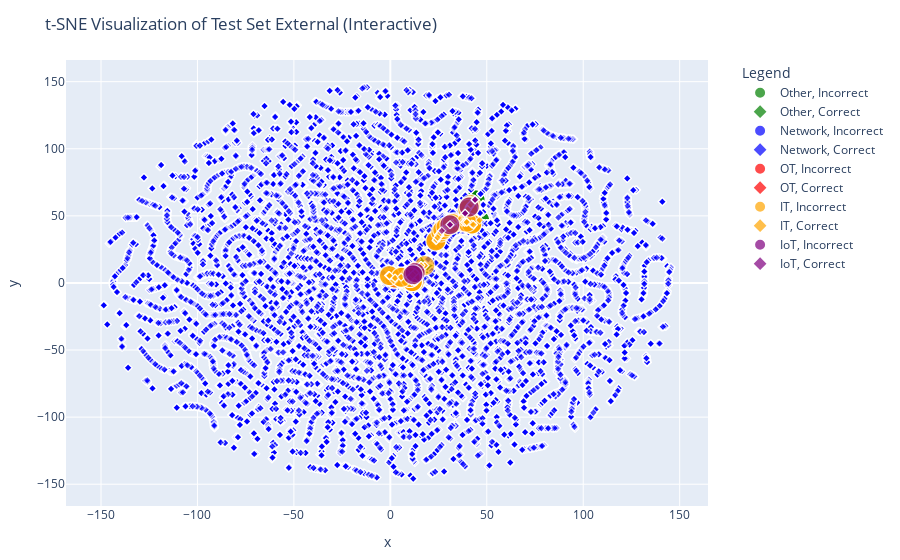

The cell this chart's notebook holds for it:
### Code cell
# Interactive TSNE, allows to zoom in/out
tsne_df['Correct Label'] = tsne_df['Correct'].map({True: 'Correct', False: 'Incorrect'})
tsne_df['Index'] = tsne_df.index  # Or assign a custom ID column
hover_data=['Index', 'True Label', 'Predicted Label', 'Correct']
fig = px.scatter(
    tsne_df,
    x='x',
    y='y',
    color='True Label',
    symbol='Correct Label',
    size='Size',
    size_max=20,
    color_discrete_map=custom_palette,
    opacity=0.7,
    title='t-SNE Visualization of Test Set External (Interactive)'
)
fig.update_layout(
    legend=dict(title='Legend', x=1.05),
    margin=dict(l=40, r=40, t=60, b=40),
)
fig.show()

### Figure 1 — Plotly figure (JSON) as saved in the notebook; plotly's stock layout.template omitted (floating-point values rounded to 4 significant figures; data arrays with more than 128 entries replaced by an {"elided": "..."} marker saying what was removed)
{"data": [{"hovertemplate": "True Label=Other<br>Correct Label=Incorrect<br>x=%{x}<br>y=%{y}<br>Size=%{marker.size}<extra></extra>", "legendgroup": "Other, Incorrect", "marker": {"color": "green", "opacity": 0.7, "size": {"elided": "158 int values"}, "sizemode": "area", "sizeref": 1.25, "symbol": "circle"}, "mode": "markers", "name": "Other, Incorrect", "showlegend": true, "type": "scattergl", "x": {"elided": "158 float values"}, "xaxis": "x", "y": {"elided": "158 float values"}, "yaxis": "y"}, {"hovertemplate": "True Label=Other<br>Correct Label=Correct<br>x=%{x}<br>y=%{y}<br>Size=%{marker.size}<extra></extra>", "legendgroup": "Other, Correct", "marker": {"color": "green", "opacity": 0.7, "size": [50, 50, 50, 50, 50, 50, 50, 50, 50, 50, 50, 50, 50, 50, 50, 50, 50, 50, 50, 50, 50, 50, 50, 50, 50, 50, 50, 50, 50, 50, 50, 50, 50, 50], "sizemode": "area", "sizeref": 1.25, "symbol": "diamond"}, "mode": "markers", "name": "Other, Correct", "showlegend": true, "type": "scattergl", "x": [29.94, 28.2, 39.87, 10.1, 13.0, 11.33, 29.94, 28.2, 28.2, 30.64, 37.13, 12.9, 11.75, 41.58, 10.1, 10.1, 10.1, 41.07, 41.58, -0.8064, 31.82, 43.91, 12.71, 28.2, 5.714, 11.33, 28.2, 29.94, 17.8, 28.2, 17.42, 37.13, 41.07, 29.94], "xaxis": "x", "y": [42.67, 41.21, 54.3, 1.414, 8.991, 5.594, 42.67, 41.21, 41.21, 43.21, 45.18, 7.821, 6.179, 58.22, 1.414, 1.414, 1.414, 57.07, 58.23, 5.526, 44.1, 61.97, 0.5876, 41.21, 4.028, 5.594, 41.21, 42.67, 12.9, 41.21, 12.7, 45.18, 57.07, 42.67], "yaxis": "y"}, {"hovertemplate": "True Label=Network<br>Correct Label=Incorrect<br>x=%{x}<br>y=%{y}<br>Size=%{marker.size}<extra></extra>", "legendgroup": "Network, Incorrect", "marker": {"color": "blue", "opacity": 0.7, "size": [500, 500, 500, 500, 500, 500, 500, 500, 500, 500, 500, 500, 500, 500, 500, 500, 500, 500, 500, 500, 500, 500, 500, 500], "sizemode": "area", "sizeref": 1.25, "symbol": "circle"}, "mode": "markers", "name": "Network, Incorrect", "showlegend": true, "type": "scattergl", "x": [23.72, 39.26, 32.54, 32.54, 40.35, 40.35, 40.35, 11.44, 11.44, 40.35, 29.95, 5.663, 5.663, 39.52, 11.32, 40.35, 40.35, 32.54, 5.623, 11.34, 32.54, 23.72, 40.35, 32.54], "xaxis": "x", "y": [31.63, 52.94, 44.68, 44.68, 55.4, 55.4, 55.4, 5.747, 5.747, 55.4, 42.68, 4.216, 4.216, 45.3, 5.575, 55.4, 55.4, 44.68, 4.262, 5.6, 44.68, 31.63, 55.4, 44.68], "yaxis": "y"}, {"hovertemplate": "True Label=Network<br>Correct Label=Correct<br>x=%{x}<br>y=%{y}<br>Size=%{marker.size}<extra></extra>", "legendgroup": "Network, Correct", "marker": {"color": "blue", "opacity": 0.7, "size": {"elided": "67991 int values"}, "sizemode": "area", "sizeref": 1.25, "symbol": "diamond"}, "mode": "markers", "name": "Network, Correct", "showlegend": true, "type": "scattergl", "x": {"elided": "67991 float values"}, "xaxis": "x", "y": {"elided": "67991 float values"}, "yaxis": "y"}, {"hovertemplate": "True Label=OT<br>Correct Label=Incorrect<br>x=%{x}<br>y=%{y}<br>Size=%{marker.size}<extra></extra>", "legendgroup": "OT, Incorrect", "marker": {"color": "red", "opacity": 0.7, "size": [500, 500, 500, 500, 500, 500, 500, 500, 500, 500, 500, 500, 500, 500, 500, 500, 500, 500, 500, 500, 500, 500, 500, 500, 500, 500], "sizemode": "area", "sizeref": 1.25, "symbol": "circle"}, "mode": "markers", "name": "OT, Incorrect", "showlegend": true, "type": "scattergl", "x": [2.465, 2.215, 2.465, 2.464, 2.465, 2.465, 2.467, 2.465, 2.468, 2.465, 2.461, 2.461, 12.98, 2.466, 2.465, 32.87, 2.47, 2.465, 38.55, 2.461, 2.464, 2.461, 2.465, 2.468, 38.62, 38.62], "xaxis": "x", "y": [3.642, 2.974, 3.641, 3.639, 3.641, 3.641, 3.648, 3.641, 3.649, 3.641, 3.631, 3.632, 8.216, 3.645, 3.641, 44.97, 3.655, 3.642, 45.26, 3.631, 3.638, 3.631, 3.642, 3.65, 45.27, 45.27], "yaxis": "y"}, {"hovertemplate": "True Label=OT<br>Correct Label=Correct<br>x=%{x}<br>y=%{y}<br>Size=%{marker.size}<extra></extra>", "legendgroup": "OT, Correct", "marker": {"color": "red", "opacity": 0.7, "size": [50, 50, 50, 50, 50, 50, 50, 50, 50, 50, 50, 50, 50, 50, 50, 50, 50, 50, 50, 50, 50, 50, 50, 50, 50, 50], "sizemode": "area", "sizeref": 1.25, "symbol": "diamond"}, "mode": "markers", "name": "OT, Correct", "showlegend": true, "type": "scattergl", "x": [28.2, 28.2, 28.2, 28.2, 28.2, 28.2, 28.2, 28.2, 18.36, 28.2, 28.2, 11.71, 11.71, 11.71, 28.2, 28.2, 28.2, 28.2, 28.2, -0.2781, -0.2781, 28.2, 28.2, 28.2, 28.2, 28.2], "xaxis": "x", "y": [41.21, 41.21, 41.21, 41.21, 41.21, 41.21, 41.21, 41.21, 13.36, 41.21, 41.21, 6.112, 6.112, 6.112, 41.21, 41.21, 41.21, 41.21, 41.21, 5.425, 5.425, 41.21, 41.21, 41.21, 41.21, 41.21], "yaxis": "y"}, {"hovertemplate": "True Label=IT<br>Correct Label=Incorrect<br>x=%{x}<br>y=%{y}<br>Size=%{marker.size}<extra></extra>", "legendgroup": "IT, Incorrect", "marker": {"color": "orange", "opacity": 0.7, "size": [500, 500, 500, 500, 500, 500, 500, 500, 500, 500, 500, 500, 500, 500, 500, 500, 500, 500, 500, 500, 500, 500, 500, 500, 500, 500, 500, 500, 500, 500, 500, 500, 500, 500, 500, 500, 500, 500, 500, 500, 500, 500, 500, 500, 500, 500, 500, 500, 500, 500], "sizemode": "area", "sizeref": 1.25, "symbol": "circle"}, "mode": "markers", "name": "IT, Incorrect", "showlegend": true, "type": "scattergl", "x": [23.98, 23.6, 42.26, 5.689, 31.83, 2.468, -0.8117, 42.27, 11.44, 11.44, 31.83, 30.41, 10.15, 42.27, 40.84, 5.549, 17.87, 27.18, 31.83, 23.6, 27.18, 38.82, 27.18, 5.549, 42.27, 10.1, 11.44, 5.549, 26.19, 12.38, 41.67, 11.45, 42.18, 11.44, 31.83, 27.18, 11.44, 41.08, 11.44, 28.9, 40.07, -0.436, 42.27, 11.44, 10.15, 10.15, 10.15, 32.15, 39.67, 5.66], "xaxis": "x", "y": [32.36, 31.31, 43.89, 4.002, 44.11, 3.628, 5.558, 43.89, 0.9336, 0.9336, 44.11, 43.03, 4.035, 43.89, 56.53, 4.371, 12.94, 39.67, 44.11, 31.31, 39.67, 45.28, 39.67, 4.371, 43.89, 1.412, 0.9336, 4.371, 37.94, 0.6789, 58.42, 5.752, 43.96, 0.9336, 44.11, 39.67, 0.9336, 57.1, 0.9336, 41.82, 54.75, 5.403, 43.89, 0.9336, 4.035, 4.035, 4.035, 44.36, 45.31, 4.147], "yaxis": "y"}, {"hovertemplate": "True Label=IT<br>Correct Label=Correct<br>x=%{x}<br>y=%{y}<br>Size=%{marker.size}<extra></extra>", "legendgroup": "IT, Correct", "marker": {"color": "orange", "opacity": 0.7, "size": {"elided": "220 int values"}, "sizemode": "area", "sizeref": 1.25, "symbol": "diamond"}, "mode": "markers", "name": "IT, Correct", "showlegend": true, "type": "scattergl", "x": {"elided": "220 float values"}, "xaxis": "x", "y": {"elided": "220 float values"}, "yaxis": "y"}, {"hovertemplate": "True Label=IoT<br>Correct Label=Incorrect<br>x=%{x}<br>y=%{y}<br>Size=%{marker.size}<extra></extra>", "legendgroup": "IoT, Incorrect", "marker": {"color": "purple", "opacity": 0.7, "size": [500, 500, 500, 500], "sizemode": "area", "sizeref": 1.25, "symbol": "circle"}, "mode": "markers", "name": "IoT, Incorrect", "showlegend": true, "type": "scattergl", "x": [40.85, 30.84, 12.87, 11.7], "xaxis": "x", "y": [56.55, 43.36, 7.713, 6.099], "yaxis": "y"}, {"hovertemplate": "True Label=IoT<br>Correct Label=Correct<br>x=%{x}<br>y=%{y}<br>Size=%{marker.size}<extra></extra>", "legendgroup": "IoT, Correct", "marker": {"color": "purple", "opacity": 0.7, "size": [50, 50, 50, 50, 50, 50, 50, 50, 50, 50, 50, 50, 50, 50, 50, 50, 50, 50, 50, 50, 50, 50, 50, 50, 50, 50, 50, 50, 50], "sizemode": "area", "sizeref": 1.25, "symbol": "diamond"}, "mode": "markers", "name": "IoT, Correct", "showlegend": true, "type": "scattergl", "x": [43.93, 43.93, 26.68, 38.78, 38.78, 43.93, 38.78, 43.93, 43.93, 43.93, 43.93, 43.93, 43.93, 43.93, 43.93, 38.78, 43.93, 43.93, 43.93, 43.93, 30.92, 43.93, 43.93, 43.93, 30.92, 43.93, 43.93, 43.93, 43.93], "xaxis": "x", "y": [61.99, 61.99, 38.82, 51.92, 51.92, 61.99, 51.92, 61.99, 61.99, 61.99, 61.99, 61.99, 61.99, 61.99, 61.99, 51.92, 61.99, 61.99, 61.99, 61.99, 43.42, 61.99, 61.99, 61.99, 43.42, 61.99, 61.99, 61.99, 61.99], "yaxis": "y"}], "layout": {"legend": {"itemsizing": "constant", "title": {"text": "Legend"}, "tracegroupgap": 0, "x": 1.05}, "margin": {"b": 40, "l": 40, "r": 40, "t": 60}, "title": {"text": "t-SNE Visualization of Test Set External (Interactive)"}, "xaxis": {"anchor": "y", "domain": [0, 1], "title": {"text": "x"}}, "yaxis": {"anchor": "x", "domain": [0, 1], "title": {"text": "y"}}}}
